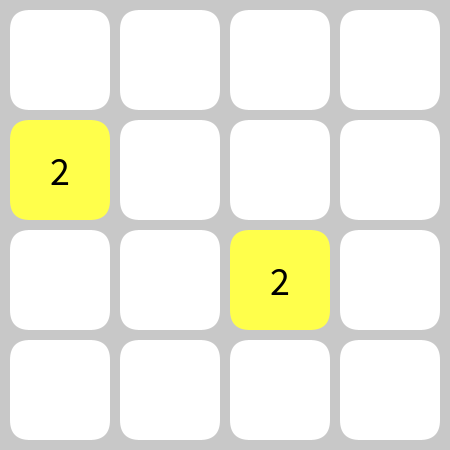
Frame 1 (no input)
Frame 60 (the mouse pressed at the canvas centre just before this capture): identical to frame 1, image omitted
Frame 120 (the mouse held since frame 60 and released just before this capture): identical to frame 1, image omitted

The Processing sketch that drew this single still picture (run headless with seeded random() and noise(); from frame 60 on, the mouse is pressed at the canvas centre):

// Processing sketch: sketch_2048
// ── sketch_2048.pde
//2048

int[] nums = new int[16];
int[] colors = new int[]{color(255), color(255, 255, 75), color(75, 255, 100), color(255, 200, 75)};

void setup() {
  size(450, 450);
  noStroke();
  textAlign(CENTER);
  textSize(40);

  //make starting grid
  int start1 = int(random(0,16));
  int start2 = start1;
  while(start2 == start1) {
   start2 = int(random(0,16)); 
  }
  for (int i = 0; i < 16; i++) {
    if (i == start1 || i == start2) {
     nums[i] = 2;
     continue;
    }
    nums[i] = 0;
  //}
  //for (int i = 0; i < 16; i++) {
  // nums[i] = i; 
  }
}

void draw() {
  background(200);
  
  drawGrid();
  
}

float log2(int n) {
  return log(n) / log(2);
}

// ── graphics.pde


public void drawGrid() {
  for (int y = 0; y < 4; y++) {
    for (int x = 0; x < 4; x++) {      
      int n = nums[y*4+x];

      fill(colors[max(0, int(log2(n)))]);
      rect(10*(x+1)+x*100, 10*(y+1)+y*100, 100, 100, 20);
      
      if (n > 0) {
        fill(0);
        text(n, 10*(x+1)+x*100+50, 10*(y+1)+y*100+65);
      }
    }
  }
}

// ── key_presses.pde


void keyPressed() {
  if (key == CODED) {

    boolean changing = true;

    switch(keyCode) {
    case UP:
      break;
    case DOWN:
      while (changing) {
        changing = false;
        for (int x = 0; x < 4; x++) {
          for (int y = 0; y < 3; y++) {

            changing = move(x*4+y, x*4+y+1);
          }
        }
      }
      break;
    case LEFT:
      while (changing) {
        changing = false;
        for (int y = 0; y < 4; y++) {
          for (int x = 3; x > 0; x--) {

            changing = move(y*4+x, y*4+x-1);
          }
        }
      }
      break;
    case RIGHT:
      while (changing) {
        changing = false;
        for (int y = 0; y < 4; y++) {
          for (int x = 0; x < 3; x++) {

            changing = move(y*4+x, y*4+x+1);
          }
        }
      }
      break;
    }
  }
}

// ── misc.pde


public boolean move(int curIndex, int nextIndex) {
  if (nums[curIndex] != 0) {
    if (nums[nextIndex] == 0) {
      nums[nextIndex] = nums[curIndex];
      nums[curIndex] = 0;
      return true;
    } else if (nums[curIndex] == nums[nextIndex]) {
      nums[curIndex] = 0;
      nums[nextIndex] *= 2;
      return true;
    }
  }
  return false;
}
